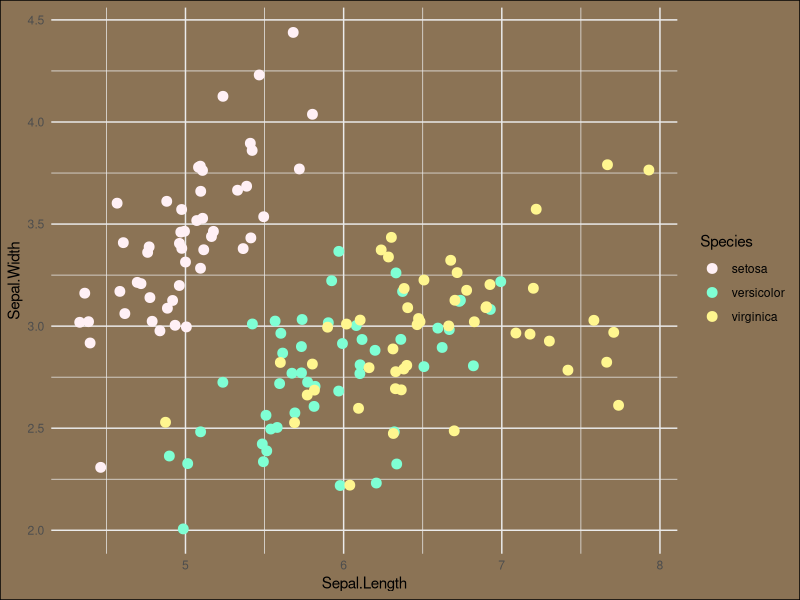

The R source for this figure:
## ---- chunk 1
knitr::opts_chunk$set(echo = TRUE)
library(tidyverse)
## ---- chunk 2
iris %>%
  ggplot(aes(x = Sepal.Length, y = Sepal.Width, color = Species)) +
  geom_jitter(size = 3) +
  scale_color_manual(name = "Species", values = c("lavenderblush", "aquamarine", "khaki1")) +
  theme_minimal() +
  theme(plot.background = element_rect(fill = "burlywood4")) -> final_practice

ggsave("final_practice.png", final_practice)

